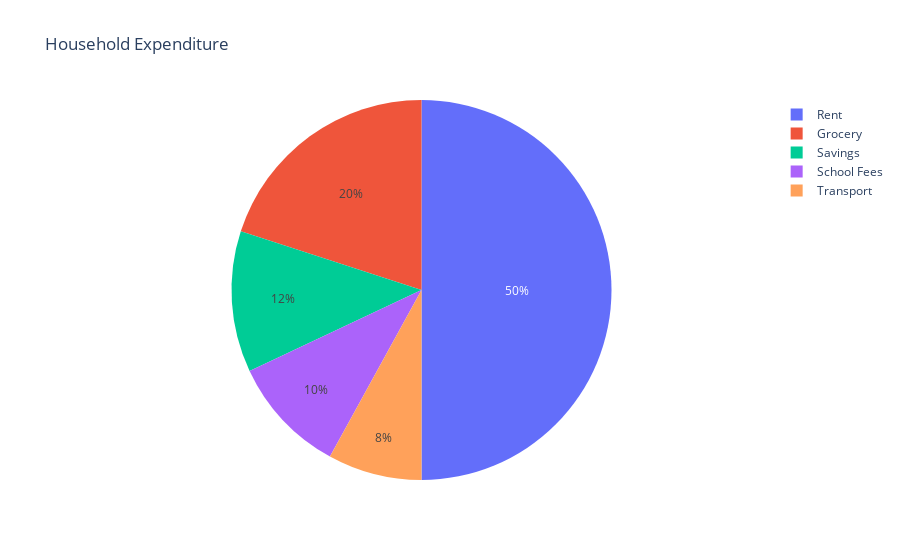

The cell this chart's notebook holds for it:
### Code cell
# Use px.pie function to create the chart. Input dataset. 
# Values parameter will set values associated to the sector. 'exp_percent' feature is passed to it.
# labels for the sector are passed to the `house hold categoris` parameter.
fig = px.pie(values=exp_percent, names=house_holdcategories, title='Household Expenditure')
fig.show()

### Figure 1 — Plotly figure (JSON) as saved in the notebook; plotly's stock layout.template omitted (floating-point values rounded to 4 significant figures)
{"data": [{"domain": {"x": [0, 1], "y": [0, 1]}, "hovertemplate": "label=%{label}<br>value=%{value}<extra></extra>", "labels": ["Grocery", "Rent", "School Fees", "Transport", "Savings"], "legendgroup": "", "name": "", "showlegend": true, "type": "pie", "values": [20, 50, 10, 8, 12]}], "layout": {"autosize": true, "hiddenlabels": [], "legend": {"tracegroupgap": 0}, "title": {"text": "Household Expenditure"}}}
